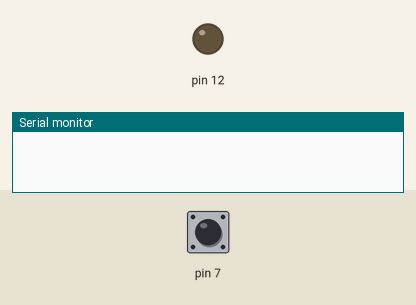
This sketch was run on a simulated Arduino Uno, built with avr-gcc and run on an emulated ATmega328P. Parts: output pins drawn as LEDs (lit = HIGH), the last lines printed to the serial monitor. The inputs (shaded band) are chosen by the test bench; at power-on: pin 7 LOW.

Above: at 1.2 s.
1.3 s: pin 7 driven HIGH
At 2.1 s:
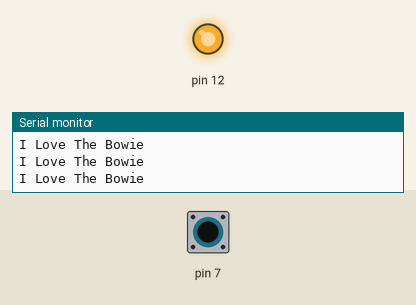
2.8 s: pin 7 pulsed LOW 5 times (0.12 s each, 0.3 s apart)
Timing chart, 0 to 5.8 s (numbered marks = the images above; inputs shaded):
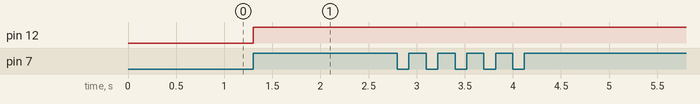

The sketch:

TestingButtons.ino
```cpp
void setup() {
  // put your setup code here, to run once:
pinMode(7, INPUT);
pinMode(12, OUTPUT);
Serial.begin(19200);
}

void loop() {
  // put your main code here, to run repeatedly:
  if (digitalRead(7) == HIGH){
    digitalWrite(12, HIGH);
    Serial.println("I Love The Bowie");
  }


}
```

Measured:
- after the input at 1.3 s, pin 12: LOW → HIGH at once
